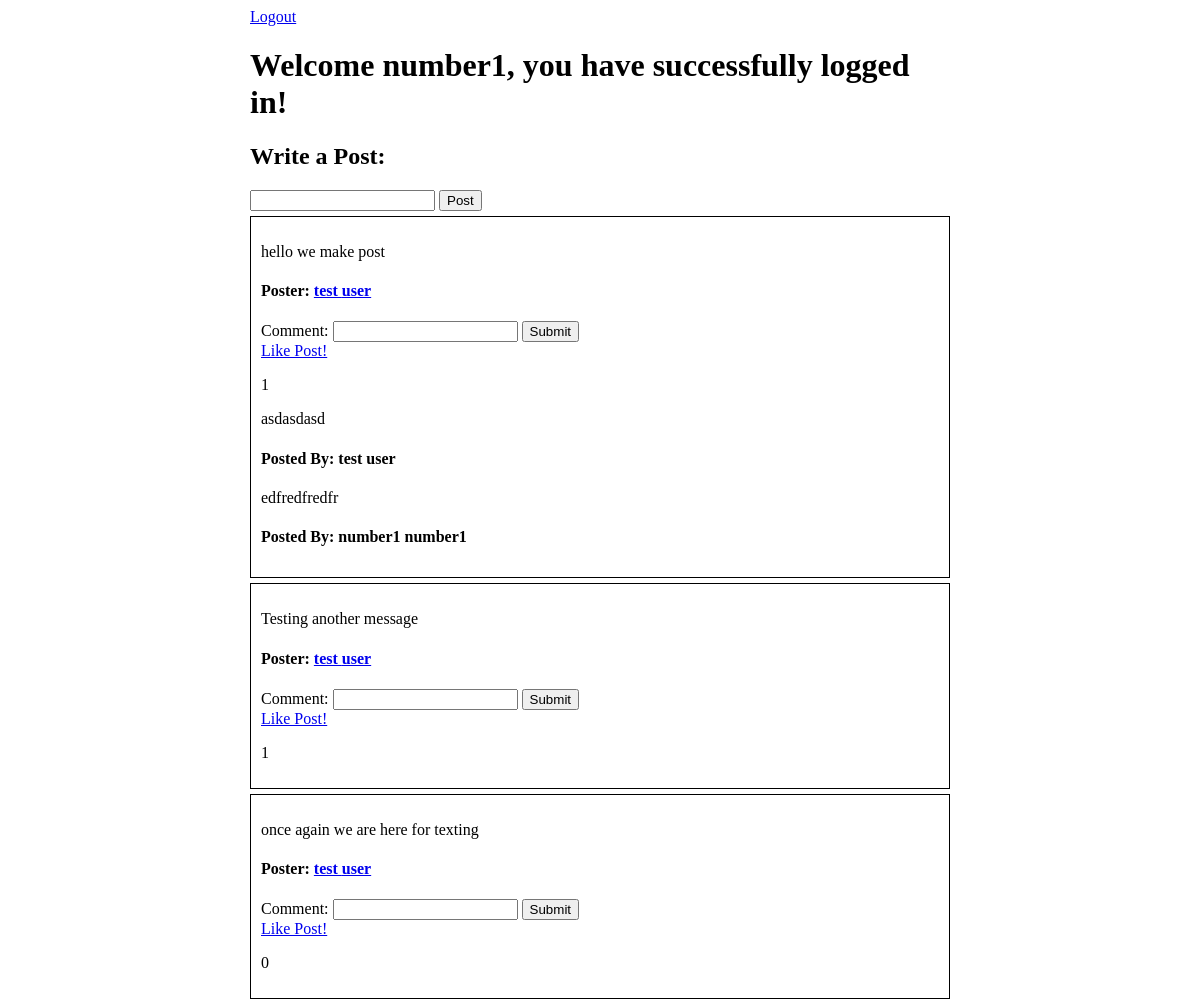
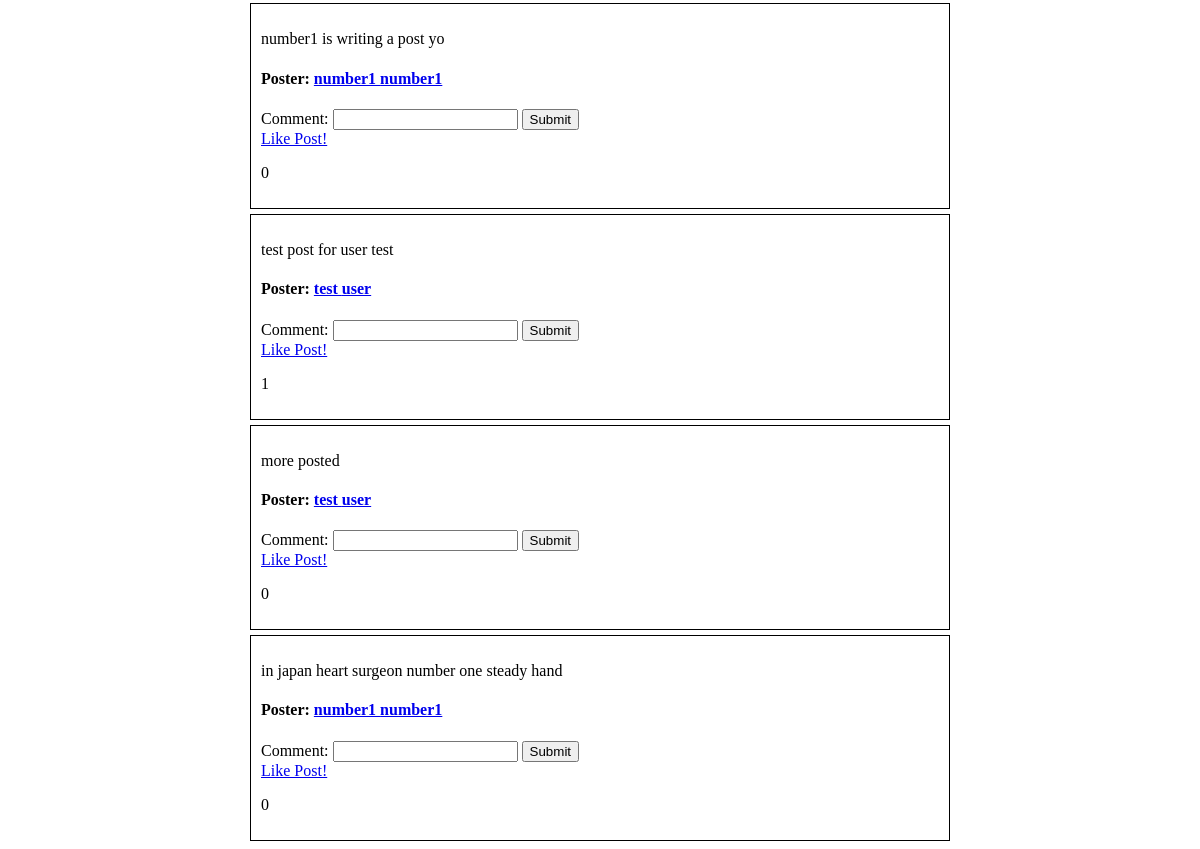
The page /success (signed in) on the database its author committed (2 pictures, top to bottom).
### login_reg_app/models.py (models this page shows)
class Wall_Message(models.Model):
    message = models.CharField(max_length=255)
    poster = models.ForeignKey(User, related_name='user_messages', on_delete=models.CASCADE)
    user_likes = models.ManyToManyField(User, related_name='liked_posts')
    created_at = models.DateTimeField(auto_now_add=True)
    updated_at = models.DateTimeField(auto_now=True)

class User(models.Model):
    first_name = models.CharField(max_length=50)
    last_name = models.CharField(max_length=50)
    password = models.CharField(max_length=50)
    email = models.CharField(max_length=50)
    password = models.CharField(max_length=50)
    created_at = models.DateTimeField(auto_now_add=True)
    updated_at = models.DateTimeField(auto_now=True)
    objects = UserManager()

class Comment(models.Model):
    comment = models.CharField(max_length=255)
    poster = models.ForeignKey(User, related_name='user_comments', on_delete=models.CASCADE)
    wall_message = models.ForeignKey(Wall_Message, related_name="post_comments", on_delete=models.CASCADE)
    created_at = models.DateTimeField(auto_now_add=True)
    updated_at = models.DateTimeField(auto_now=True)

### login_reg_app/views.py (the view)
# urls.py: path('success', views.success),
def success(request):
    if 'user' not in request.session:
        return redirect('/')
    context = {
        'wall_messages': Wall_Message.objects.all()
    }
    return render(request, 'success.html', context)

### login_reg_app/templates/success.html (shortened to what this page needs)
<!DOCTYPE html>
<html lang="en">
<head>
    {% load static %}
    <link rel="stylesheet" type="text/css" href="{% static 'css/style.css' %}">
</head>
<body>
    <div id="wrapper">
        <a href="/logout">Logout</a>
        <h1>Welcome {{request.session.user}}, you have successfully logged in!</h1>
        <h2>Write a Post:</h2>
        <form action="/make_post" method="POST">
            <input type="text" name="mess">
            <input type="submit" value="Post">
        </form>
        <div id='posts'>
            {% for post in wall_messages %}
            <div class='one_post'>
                <p>{{post.message}}</p>
                <h4>Poster: <a href="/user_profile/{{post.poster.id}}">{{post.poster.first_name}} {{post.poster.last_name}}</a></h4>
                <form action="/add_comment/{{post.id}}" method=POST>
                    Comment: <input type="text" name="comment">
                    <input type="submit" value="Submit">
                </form>
                <a href="/like/{{post.id}}">Like Post!</a>
                <p>{{post.user_likes.count}}</p>
                <div id="comment">
                    {% for comment in post.post_comments.all %}
                        <p>{{comment.comment}}</p>
                        <h4>Posted By: {{comment.poster.first_name}} {{comment.poster.last_name}}</h4>
                    {% endfor %}
                </div>
            </div>
            {% endfor %}
        </div>
    </div>
</body>
</html>

### login_reg_app/static/css/style.css (style rules this page uses)
#wrapper { margin: 0px auto; width: 700px; }
.one_post { border: solid; border-width: 1px; padding: 10px; margin-top: 5px; }

### rows shown on the page
Wall_Message: message "hello we make post", poster.first_name "test", poster.last_name "user", user_likes.count "1"
Comment: comment "asdasdasd", poster.first_name "test", poster.last_name "user"
Comment: comment "edfredfredfr", poster.first_name "number1", poster.last_name "number1"
Wall_Message: message "Testing another message", poster.first_name "test", poster.last_name "user", user_likes.count "1"
Wall_Message: message "once again we are here for texting", poster.first_name "test", poster.last_name "user", user_likes.count "0"
Wall_Message: message "number1 is writing a post yo", poster.first_name "number1", poster.last_name "number1", user_likes.count "0"
Wall_Message: message "test post for user test", poster.first_name "test", poster.last_name "user", user_likes.count "1"
Wall_Message: message "more posted", poster.first_name "test", poster.last_name "user", user_likes.count "0"
Wall_Message: message "in japan heart surgeon number one steady hand", poster.first_name "number1", poster.last_name "number1", user_likes.count "0"

### other values the page prints
{{ request.session.user }} "number1"
